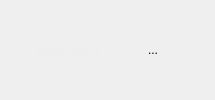
           <widget class="QWidget" name="market_header_widget" native="true">
            <layout class="QHBoxLayout" name="horizontalLayout_38">
             <property name="spacing">
              <number>0</number>
             </property>
             <property name="leftMargin">
              <number>0</number>
             </property>
             <property name="topMargin">
              <number>0</number>
             </property>
             <property name="rightMargin">
              <number>0</number>
             </property>
             <property name="bottomMargin">
              <number>0</number>
             </property>
             <item>
              <spacer name="horizontalSpacer_76">
               <property name="orientation">
                <enum>Qt::Horizontal</enum>
               </property>
               <property name="sizeType">
                <enum>QSizePolicy::Fixed</enum>
               </property>
               <property name="sizeHint" stdset="0">
                <size>
                 <width>10</width>
                 <height>20</height>
                </size>
               </property>
              </spacer>
             </item>
             <item>
              <widget class="QToolButton" name="market_back_button">
               <property name="minimumSize">
                <size>
                 <width>16</width>
                 <height>18</height>
                </size>
               </property>
               <property name="maximumSize">
                <size>
                 <width>16</width>
                 <height>18</height>
                </size>
               </property>
               <property name="cursor">
                <cursorShape>PointingHandCursor</cursorShape>
               </property>
               <property name="styleSheet">
                <string notr="true">border: none;</string>
               </property>
               <property name="text">
                <string/>
               </property>
              </widget>
             </item>
             <item>
              <spacer name="horizontalSpacer_77">
               <property name="orientation">
                <enum>Qt::Horizontal</enum>
               </property>
               <property name="sizeType">
                <enum>QSizePolicy::Minimum</enum>
               </property>
               <property name="sizeHint" stdset="0">
                <size>
                 <width>10</width>
                 <height>20</height>
                </size>
               </property>
              </spacer>
             </item>
             <item>
              <widget class="QLabel" name="market_header_label">
               <property name="sizePolicy">
                <sizepolicy hsizetype="Expanding" vsizetype="Fixed">
                 <horstretch>0</horstretch>
                 <verstretch>0</verstretch>
                </sizepolicy>
               </property>
               <property name="minimumSize">
                <size>
                 <width>0</width>
                 <height>50</height>
                </size>
               </property>
               <property name="maximumSize">
                <size>
                 <width>16777215</width>
                 <height>50</height>
                </size>
               </property>
               <property name="styleSheet">
                <string notr="true">color: #eee;
                                            background-color: transparent;
                                            font-size: 20px;
                                            font-weight: bold;</string>
               </property>
               <property name="text">
                <string>Market</string>
               </property>
              </widget>
             </item>
             <item>
              <widget class="QToolButton" name="market_orders_button">
               <property name="minimumSize">
                <size>
                 <width>28</width>
                 <height>28</height>
                </size>
               </property>
               <property name="maximumSize">
                <size>
                 <width>28</width>
                 <height>28</height>
                </size>
               </property>
               <property name="cursor">
                <cursorShape>PointingHandCursor</cursorShape>
               </property>
               <property name="styleSheet">
                <string notr="true">border: none;</string>
               </property>
               <property name="text">
                <string/>
               </property>
               <property name="icon">
                <iconset>
                 <normaloff>../images/portfolio.png</normaloff>../images/portfolio.png</iconset>
               </property>
               <property name="iconSize">
                <size>
                 <width>25</width>
                 <height>25</height>
                </size>
               </property>
              </widget>
             </item>
             <item>
              <spacer name="horizontalSpacer_73">
               <property name="orientation">
                <enum>Qt::Horizontal</enum>
               </property>
               <property name="sizeType">
                <enum>QSizePolicy::Minimum</enum>
               </property>
               <property name="sizeHint" stdset="0">
                <size>
                 <width>10</width>
                 <height>20</height>
                </size>
               </property>
              </spacer>
             </item>
             <item>
              <widget class="QToolButton" name="market_wallets_button">
               <property name="minimumSize">
                <size>
                 <width>28</width>
                 <height>28</height>
                </size>
               </property>
               <property name="maximumSize">
                <size>
                 <width>28</width>
                 <height>28</height>
                </size>
               </property>
               <property name="cursor">
                <cursorShape>PointingHandCursor</cursorShape>
               </property>
               <property name="styleSheet">
                <string notr="true">border: none;</string>
               </property>
               <property name="text">
                <string>...</string>
               </property>
               <property name="icon">
                <iconset>
                 <normaloff>../images/wallet.png</normaloff>../images/wallet.png</iconset>
               </property>
               <property name="iconSize">
                <size>
                 <width>24</width>
                 <height>24</height>
                </size>
               </property>
              </widget>
             </item>
             <item>
              <spacer name="horizontalSpacer_75">
               <property name="orientation">
                <enum>Qt::Horizontal</enum>
               </property>
               <property name="sizeType">
                <enum>QSizePolicy::Fixed</enum>
               </property>
               <property name="sizeHint" stdset="0">
                <size>
                 <width>10</width>
                 <height>20</height>
                </size>
               </property>
              </spacer>
             </item>
             <item>
              <widget class="QToolButton" name="market_transactions_button">
               <property name="minimumSize">
                <size>
                 <width>28</width>
                 <height>28</height>
                </size>
               </property>
               <property name="maximumSize">
                <size>
                 <width>28</width>
                 <height>28</height>
                </size>
               </property>
               <property name="cursor">
                <cursorShape>PointingHandCursor</cursorShape>
               </property>
               <property name="styleSheet">
                <string notr="true">border: none;</string>
               </property>
               <property name="text">
                <string/>
               </property>
               <property name="icon">
                <iconset>
                 <normaloff>../images/history.png</normaloff>../images/history.png</iconset>
               </property>
               <property name="iconSize">
                <size>
                 <width>20</width>
                 <height>20</height>
                </size>
               </property>
              </widget>
             </item>
             <item>
              <spacer name="horizontalSpacer_70">
               <property name="orientation">
                <enum>Qt::Horizontal</enum>
               </property>
               <property name="sizeType">
                <enum>QSizePolicy::Fixed</enum>
               </property>
               <property name="sizeHint" stdset="0">
                <size>
                 <width>10</width>
                 <height>20</height>
                </size>
               </property>
              </spacer>
             </item>
            </layout>
           </widget>
